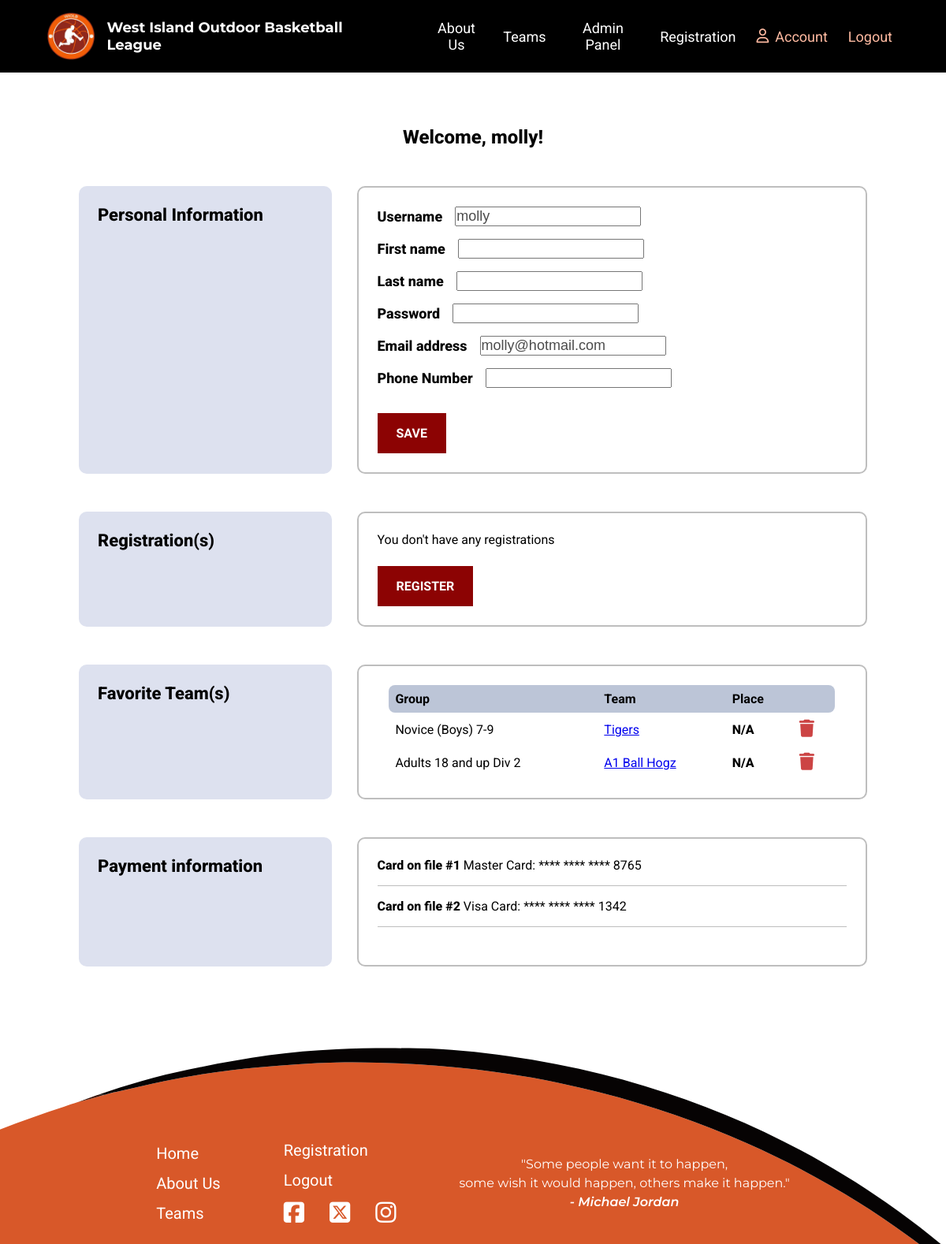
/wioblapp/account/11/ (signed in), run on the app's committed database.
### wioblapp/models.py (models this page shows, shortened)
class UserAccount(AbstractUser):
    role = models.ForeignKey(
        Role,
        on_delete=models.RESTRICT,
        related_name="user_accounts",
        null=True,
        blank=True,
    )
    phone = models.CharField("Phone Number", max_length=15, blank=True, null=True)
    def __str__(self):
        return self.username

class FavoriteTeam(models.Model):
    user_account = models.ForeignKey(
        UserAccount, on_delete=models.CASCADE, related_name="favoriteteams"
    )
    team = models.ForeignKey(
        Team,
        on_delete=models.CASCADE,
        related_name="favoriteteams",
        blank=True,
        null=True,
    )

class Team(models.Model):
    name = models.CharField("Team Name", max_length=20, primary_key=True)
    coaches = models.ManyToManyField(UserAccount, related_name="teams", blank=True)
    place = models.IntegerField("Place", default=0, validators=[MinValueValidator(0)])
    group = models.ForeignKey(
        RegistrationType,
        on_delete=models.CASCADE,
        related_name="teams",
        blank=True,
        null=True,
    )
    color = models.CharField("Team Color", max_length=7, blank=True, null=True)

class RegistrationType(models.Model):
    reg_type = models.CharField("Registration Type", max_length=50, primary_key=True)
    description = models.CharField("Description", max_length=300)
    cost = models.IntegerField("Cost", validators=[MinValueValidator(0)])
    def __str__(self):
        return str(self.reg_type)

### wioblapp/views.py (the view, shortened to what this page needs)
# urls.py: path("account/<int:account_id>/", views.member_account, name="member_account"),
@login_required(login_url="login")
def member_account(request, account_id):
    member = get_object_or_404(UserAccount, pk=account_id)
    players = Player.objects.filter(related_account=account_id)
    favorite_teams = FavoriteTeam.objects.filter(user_account=account_id)
    registrations = Registration.objects.filter(player__in=players)
    password = member.password
    try:
        player = Player.objects.filter(related_account=account_id).first()
    except Player.DoesNotExist:
        pass
    try:
        registration = Registration.objects.get(player=player)
    except Registration.DoesNotExist:
        pass
    if request.method == "GET":
        account_form = ModifyAccountForm(instance=member)
    context = {
        "account_form": account_form,
        "member": member,
        "players": players,
        "favorite_teams": favorite_teams,
        "registrations": registrations,
    }
    return render(request, "member_account.html", context)

### wioblapp/forms.py
class ModifyAccountForm(forms.ModelForm):
    password = forms.CharField(
        label="Password", max_length=20, widget=forms.PasswordInput, required=True
    )
    phone = forms.CharField(label="Phone Number", required=False)
    class Meta:
        model = UserAccount
        fields = ["username", "first_name", "last_name", "password", "email", "phone"]

### wioblapp/templates/member_account.html (shortened to what this page needs)
{% extends 'base.html' %}
{% load static %}
{% block content %}
    {% if request.user.is_authenticated %}
        <section class="account-info">
            <div class="container">
                <div class="profile-info">
                    <p>Welcome, {{ request.user }}!</p>
                </div>
                <div class="account-flex">
                    <div class="account-left">
                        <h3>Personal Information</h3>
                    </div>
                    <div class="account-right">
                        <div class="account-content">
                            <form action="{% url 'member_account' request.user.id %}" method="POST">
                                <div class="form">
                                    {% for field in account_form %}
                                        <div class="input-edit">
                                            <label for="{{ field.id_for_label }}">{{ field.label }}</label>
                                            {{ field }}
                                        </div>
                                    {% endfor %}
                                </div>
                                <div class="button-container">
                                    <button name="account_edit" class="action-button button" >Save</button>
                                </div>
                            </form>
                        </div>
                    </div>
                </div>
                <div class="account-flex">
                    <div class="account-left">
                        <h3>Registration(s)</h3>
                    </div>
                    <div class="account-right">
                        <div class=" account-content account-reg">
                            <div>
                                {% if registrations %}
                                <ul>
                                {% for registration in registrations %}
                                    <li>{{ registration }}</li>
                                {% endfor %}
                                </ul>
                                {% else %}
                                    <p>You don't have any registrations</p>
                                {% endif %}
                            </div>
                            <div class="button-container">
                                <a href="{% url 'registration' %}" class="action-button button">Register</a>
                            </div>
                        </div>
                    </div>
                </div>
                <div class="account-flex">
                    <div class="account-left">
                        <h3>Favorite Team(s)</h3>
                    </div>
                    <div class="account-right">
                        <div class=" account-content account-reg">
                            <div class="teams-search">
                                {% if favorite_teams %}
                                    <table style="overflow: visible;">
                                        <thead>
                                            <tr>
                                                <th>Group</th>
                                                <th>Team</th>
                                                <th>Place</th>
                                                <th></th>
                                            </tr>
                                        </thead>
                                        <tbody>
                                        {% for team in favorite_teams %}
                                            <tr>
                                                <td>{{ team.team.group }}</td>
                                                <td><a href="{% url 'team_schedule' team.team.name %}">{{ team.team.name }}</a></td>
                                                <td>
                                                    {% if team.team.place == 0 %}
                                                        <span>N/A</span>
                                                    {% else %}
                                                        {{ team.team.place }}
                                                    {% endif %}
                                                </td>
                                                <td>
                                                    <div class="schedule">
                                                        <form action="{% url 'dislike_team' team.team.name %}" method="POST">
                                                            <button class="icon" type="submit" name="dislike">
                                                                <span class="tooltip-wrapper" data-tooltip="Remove team">
                                                                    <i class="fa-solid fa-trash"></i>
                                                                </span>
                                                            </button>
                                                        </form>
                                                    </div>
                                                </td>
                                            </tr>
                                        {% endfor %}
                                        </tbody>
                                    </table>
                                {% else %}
                                    <p>You don't have favorite team</p>
                                {% endif %}
                            </div>
                        </div>
                    </div>
                </div>
                <div class="account-flex">
                    <div class="account-left">
                        <h3>Payment information</h3>
                    </div>
                    <div class="account-right">
                        <div class="account-content">
                            <ul>
                                <li><span>Card on file #1</span> Master Card: **** **** **** 8765</li>
                                <li><span>Card on file #2</span> Visa Card: **** **** **** 1342</li>
                            </ul>
                        </div>
                    </div>
                </div>
            </div>
        </section>
    {% endif %}
{% endblock %}

### wiobl/static/style.css (style rules this page uses)
* { margin: 0; padding: 0; box-sizing: border-box; }
body { font-family: Roboto; }
section { padding: 48px 0; }
h3 { font-family: Roboto; font-size: 28px; font-weight: 400; }
.container { max-width: 1000px; width: 90%; margin-right: auto; margin-left: auto; }
.button { display: inline-block; padding: 16px 24px; font-size: 16px; font-weight: 600; font-family: Raleway; text-align: center; text-decoration: none; text-transform: uppercase; border: none; color: #FFFFFF; transition: 0.5s; cursor: pointer; }
.action-button { background-color: #8C0303; }
.login-form label, input { display: block; }
.account-info .profile-info { text-align: center; margin-bottom: 48px; }
.account-info .profile-info p { font-size: 24px; font-weight: 800; }
.account-info .account-flex { display: flex; gap: 32px; margin-bottom: 48px; }
.account-info .account-left { width: 33%; background-color: #DDE1EF; border-radius: 10px; padding: 24px; }
.account-info .account-right { width: 67%; }
.account-info .account-content { border-radius: 10px; border: 2px solid #bebebe; padding: 24px; }
.account-info .form { margin-bottom: 32px; }
.account-info h3 { font-size: 22px; font-weight: 800; }
.account-info .input-edit { display: flex; align-items: center; gap: 16px; margin-bottom: 16px; }
.account-info label { font-size: 18px; font-weight: 800; }
.account-info input { color: #4c4c4c; font-size: 18px; }
.account-info li { margin-bottom: 16px; padding-bottom: 16px; border-bottom: 1px solid #bebebe; }
.account-info ul { margin-bottom: 24px; list-style: none; }
.account-info span { font-weight: 800; }
.account-info .account-reg p { margin-bottom: 24px; }
.teams-search table { border-collapse: separate; border-spacing: 0; overflow: hidden; width: 95%; text-align: left; margin-left: auto; margin-right: auto; }
.teams-search table thead { background-color: #BCC5D7; }
.teams-search thead th:first-child { border-top-left-radius: 8px; border-bottom-left-radius: 8px; }
.teams-search thead th:last-child { border-top-right-radius: 8px; border-bottom-right-radius: 8px; }
.teams-search table th, .teams-search table td { padding: 8px; }
.schedule .icon { position: relative; cursor: pointer; font-size: 22px; color: #c44; border: none; background-color: transparent; }
.schedule .tooltip-wrapper { position: relative; display: inline-block; }
.schedule .tooltip-wrapper::after { content: attr(data-tooltip); position: absolute; bottom: 120%; left: 50%; transform: translateX(-50%); background-color: rgba(0, 0, 0, 0.8); color: white; padding: 5px 8px; border-radius: 5px; font-size: 12px; white-space: nowrap; opacity: 0; visibility: hidden; transition: opacity 0.2s ease-in-out; }

### data on the page
UserAccount: user "molly", account_form "molly" "molly@hotmail.com"
FavoriteTeam: team.group "Novice (Boys) 7-9", team.name "Tigers", shows "N/A"
FavoriteTeam: team.group "Adults 18 and up Div 2", team.name "A1 Ball Hogz", shows "N/A"

### other printed values
{{ field.label }} "Username" "First name" "Last name" "Password" "Email address" "Phone Number"
